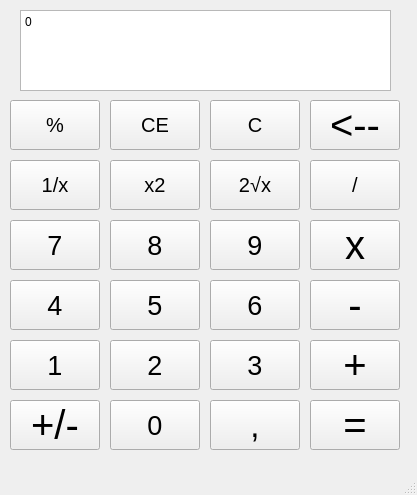
<?xml version="1.0" encoding="UTF-8"?>
<ui version="4.0">
 <class>MainWindow</class>
 <widget class="QMainWindow" name="MainWindow">
  <property name="geometry">
   <rect>
    <x>0</x>
    <y>0</y>
    <width>417</width>
    <height>495</height>
   </rect>
  </property>
  <property name="windowTitle">
   <string>MainWindow</string>
  </property>
  <widget class="QWidget" name="centralwidget">
   <widget class="QTextBrowser" name="Montrer">
    <property name="geometry">
     <rect>
      <x>20</x>
      <y>10</y>
      <width>371</width>
      <height>81</height>
     </rect>
    </property>
    <property name="markdown">
     <string>0

</string>
    </property>
    <property name="html">
     <string>&lt;!DOCTYPE HTML PUBLIC &quot;-//W3C//DTD HTML 4.0//EN&quot; &quot;http://www.w3.org/TR/REC-html40/strict.dtd&quot;&gt;
&lt;html&gt;&lt;head&gt;&lt;meta name=&quot;qrichtext&quot; content=&quot;1&quot; /&gt;&lt;meta charset=&quot;utf-8&quot; /&gt;&lt;style type=&quot;text/css&quot;&gt;
p, li { white-space: pre-wrap; }
hr { height: 1px; border-width: 0; }
&lt;/style&gt;&lt;/head&gt;&lt;body style=&quot; font-family:'Segoe UI'; font-size:9pt; font-weight:400; font-style:normal;&quot;&gt;
&lt;p style=&quot; margin-top:6px; margin-bottom:6px; margin-left:0px; margin-right:0px; -qt-block-indent:0; text-indent:0px;&quot;&gt;0&lt;/p&gt;&lt;/body&gt;&lt;/html&gt;</string>
    </property>
   </widget>
   <widget class="QPushButton" name="Modulo">
    <property name="geometry">
     <rect>
      <x>10</x>
      <y>100</y>
      <width>90</width>
      <height>50</height>
     </rect>
    </property>
    <property name="font">
     <font>
      <pointsize>15</pointsize>
     </font>
    </property>
    <property name="text">
     <string>%</string>
    </property>
   </widget>
   <widget class="QPushButton" name="ClearEverything">
    <property name="geometry">
     <rect>
      <x>110</x>
      <y>100</y>
      <width>90</width>
      <height>50</height>
     </rect>
    </property>
    <property name="font">
     <font>
      <pointsize>15</pointsize>
     </font>
    </property>
    <property name="text">
     <string>CE</string>
    </property>
   </widget>
   <widget class="QPushButton" name="Clear">
    <property name="geometry">
     <rect>
      <x>210</x>
      <y>100</y>
      <width>90</width>
      <height>50</height>
     </rect>
    </property>
    <property name="font">
     <font>
      <pointsize>15</pointsize>
     </font>
    </property>
    <property name="text">
     <string>C</string>
    </property>
   </widget>
   <widget class="QPushButton" name="Erase">
    <property name="geometry">
     <rect>
      <x>310</x>
      <y>100</y>
      <width>90</width>
      <height>50</height>
     </rect>
    </property>
    <property name="font">
     <font>
      <pointsize>30</pointsize>
     </font>
    </property>
    <property name="text">
     <string>&lt;--</string>
    </property>
   </widget>
   <widget class="QPushButton" name="fraction">
    <property name="geometry">
     <rect>
      <x>10</x>
      <y>160</y>
      <width>90</width>
      <height>50</height>
     </rect>
    </property>
    <property name="font">
     <font>
      <pointsize>15</pointsize>
     </font>
    </property>
    <property name="text">
     <string>1/x</string>
    </property>
   </widget>
   <widget class="QPushButton" name="RootSquare">
    <property name="geometry">
     <rect>
      <x>210</x>
      <y>160</y>
      <width>90</width>
      <height>50</height>
     </rect>
    </property>
    <property name="font">
     <font>
      <pointsize>15</pointsize>
     </font>
    </property>
    <property name="text">
     <string>2√x</string>
    </property>
   </widget>
   <widget class="QPushButton" name="Square">
    <property name="geometry">
     <rect>
      <x>110</x>
      <y>160</y>
      <width>90</width>
      <height>50</height>
     </rect>
    </property>
    <property name="font">
     <font>
      <pointsize>15</pointsize>
     </font>
    </property>
    <property name="text">
     <string>x2</string>
    </property>
   </widget>
   <widget class="QPushButton" name="Divise">
    <property name="geometry">
     <rect>
      <x>310</x>
      <y>160</y>
      <width>90</width>
      <height>50</height>
     </rect>
    </property>
    <property name="font">
     <font>
      <pointsize>15</pointsize>
     </font>
    </property>
    <property name="text">
     <string>/</string>
    </property>
   </widget>
   <widget class="QPushButton" name="Multiply">
    <property name="geometry">
     <rect>
      <x>310</x>
      <y>220</y>
      <width>90</width>
      <height>50</height>
     </rect>
    </property>
    <property name="font">
     <font>
      <pointsize>30</pointsize>
     </font>
    </property>
    <property name="text">
     <string>x</string>
    </property>
   </widget>
   <widget class="QPushButton" name="num_7">
    <property name="geometry">
     <rect>
      <x>10</x>
      <y>220</y>
      <width>90</width>
      <height>50</height>
     </rect>
    </property>
    <property name="font">
     <font>
      <pointsize>20</pointsize>
     </font>
    </property>
    <property name="text">
     <string>7</string>
    </property>
   </widget>
   <widget class="QPushButton" name="num_8">
    <property name="geometry">
     <rect>
      <x>110</x>
      <y>220</y>
      <width>90</width>
      <height>50</height>
     </rect>
    </property>
    <property name="font">
     <font>
      <pointsize>20</pointsize>
     </font>
    </property>
    <property name="text">
     <string>8</string>
    </property>
   </widget>
   <widget class="QPushButton" name="num_9">
    <property name="geometry">
     <rect>
      <x>210</x>
      <y>220</y>
      <width>90</width>
      <height>50</height>
     </rect>
    </property>
    <property name="font">
     <font>
      <pointsize>20</pointsize>
     </font>
    </property>
    <property name="text">
     <string>9</string>
    </property>
   </widget>
   <widget class="QPushButton" name="num_5">
    <property name="geometry">
     <rect>
      <x>110</x>
      <y>280</y>
      <width>90</width>
      <height>50</height>
     </rect>
    </property>
    <property name="font">
     <font>
      <pointsize>20</pointsize>
     </font>
    </property>
    <property name="text">
     <string>5</string>
    </property>
   </widget>
   <widget class="QPushButton" name="num_4">
    <property name="geometry">
     <rect>
      <x>10</x>
      <y>280</y>
      <width>90</width>
      <height>50</height>
     </rect>
    </property>
    <property name="font">
     <font>
      <pointsize>20</pointsize>
     </font>
    </property>
    <property name="text">
     <string>4</string>
    </property>
   </widget>
   <widget class="QPushButton" name="Minus">
    <property name="geometry">
     <rect>
      <x>310</x>
      <y>280</y>
      <width>90</width>
      <height>50</height>
     </rect>
    </property>
    <property name="font">
     <font>
      <pointsize>30</pointsize>
     </font>
    </property>
    <property name="text">
     <string>-</string>
    </property>
   </widget>
   <widget class="QPushButton" name="num_6">
    <property name="geometry">
     <rect>
      <x>210</x>
      <y>280</y>
      <width>90</width>
      <height>50</height>
     </rect>
    </property>
    <property name="font">
     <font>
      <pointsize>20</pointsize>
     </font>
    </property>
    <property name="text">
     <string>6</string>
    </property>
   </widget>
   <widget class="QPushButton" name="num_1">
    <property name="geometry">
     <rect>
      <x>10</x>
      <y>340</y>
      <width>90</width>
      <height>50</height>
     </rect>
    </property>
    <property name="font">
     <font>
      <pointsize>20</pointsize>
     </font>
    </property>
    <property name="text">
     <string>1</string>
    </property>
   </widget>
   <widget class="QPushButton" name="num_2">
    <property name="geometry">
     <rect>
      <x>110</x>
      <y>340</y>
      <width>90</width>
      <height>50</height>
     </rect>
    </property>
    <property name="font">
     <font>
      <pointsize>20</pointsize>
     </font>
    </property>
    <property name="text">
     <string>2</string>
    </property>
   </widget>
   <widget class="QPushButton" name="Plus">
    <property name="geometry">
     <rect>
      <x>310</x>
      <y>340</y>
      <width>90</width>
      <height>50</height>
     </rect>
    </property>
    <property name="font">
     <font>
      <pointsize>30</pointsize>
     </font>
    </property>
    <property name="text">
     <string>+</string>
    </property>
   </widget>
   <widget class="QPushButton" name="num_3">
    <property name="geometry">
     <rect>
      <x>210</x>
      <y>340</y>
      <width>90</width>
      <height>50</height>
     </rect>
    </property>
    <property name="font">
     <font>
      <pointsize>20</pointsize>
     </font>
    </property>
    <property name="text">
     <string>3</string>
    </property>
   </widget>
   <widget class="QPushButton" name="dot">
    <property name="geometry">
     <rect>
      <x>210</x>
      <y>400</y>
      <width>90</width>
      <height>50</height>
     </rect>
    </property>
    <property name="font">
     <font>
      <pointsize>25</pointsize>
     </font>
    </property>
    <property name="text">
     <string>,</string>
    </property>
   </widget>
   <widget class="QPushButton" name="Equal">
    <property name="geometry">
     <rect>
      <x>310</x>
      <y>400</y>
      <width>90</width>
      <height>50</height>
     </rect>
    </property>
    <property name="font">
     <font>
      <pointsize>30</pointsize>
     </font>
    </property>
    <property name="text">
     <string>=</string>
    </property>
   </widget>
   <widget class="QPushButton" name="num_0">
    <property name="geometry">
     <rect>
      <x>110</x>
      <y>400</y>
      <width>90</width>
      <height>50</height>
     </rect>
    </property>
    <property name="font">
     <font>
      <pointsize>20</pointsize>
     </font>
    </property>
    <property name="text">
     <string>0</string>
    </property>
   </widget>
   <widget class="QPushButton" name="PositiveNegative_2">
    <property name="geometry">
     <rect>
      <x>10</x>
      <y>400</y>
      <width>90</width>
      <height>50</height>
     </rect>
    </property>
    <property name="font">
     <font>
      <pointsize>30</pointsize>
     </font>
    </property>
    <property name="text">
     <string>+/-</string>
    </property>
   </widget>
  </widget>
  <widget class="QMenuBar" name="menubar">
   <property name="geometry">
    <rect>
     <x>0</x>
     <y>0</y>
     <width>417</width>
     <height>21</height>
    </rect>
   </property>
  </widget>
  <widget class="QStatusBar" name="statusbar"/>
 </widget>
 <resources/>
 <connections/>
</ui>
